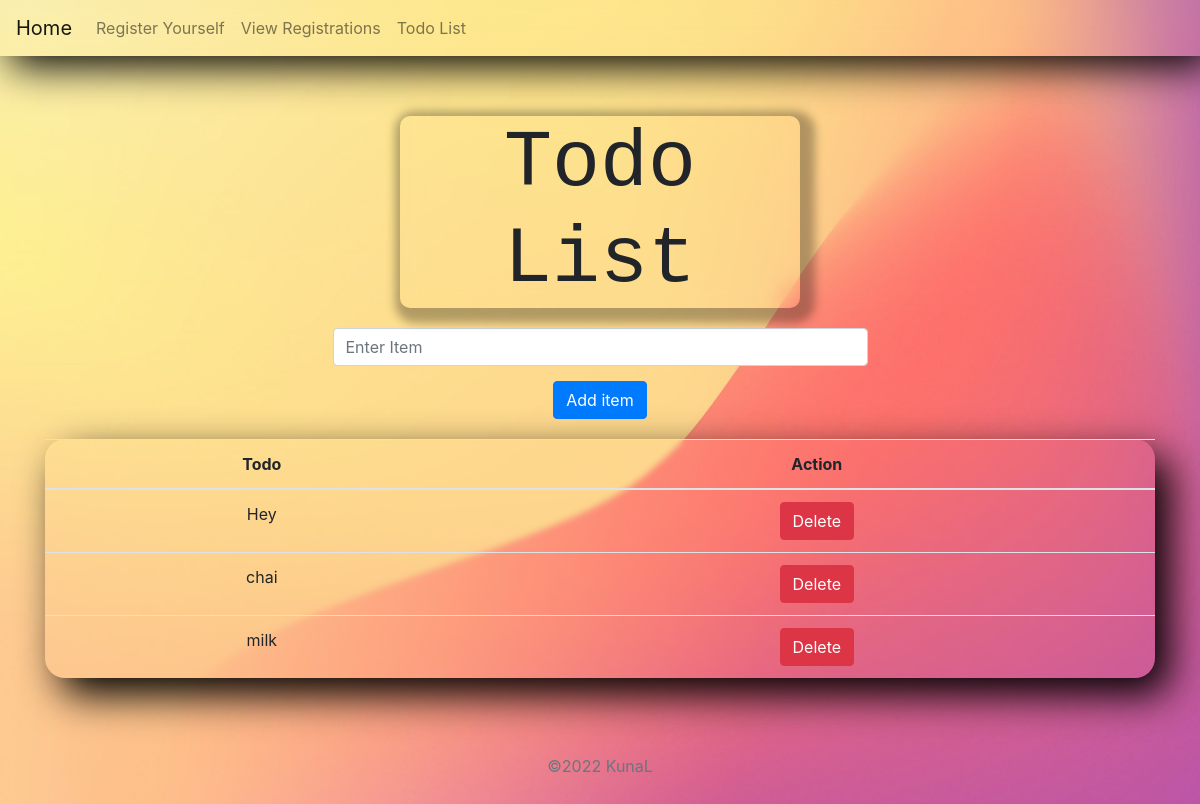
Screenshot of /todo with the database file from the repository.
### crud_app/models.py (models this page shows, shortened)
class Todo(models.Model):
    item = models.CharField(max_length=1000)

### crud_app/views.py (the view)
# urls.py: path('todo', views.TodoList, name ='Todo'),
def TodoList(request):
    if request.method == 'POST':
        data = request.POST['todo']
        s = Todo(item=data)
        s.save()
        return redirect('Todo')
    else:
        tododata = Todo.objects.all()
        return render(request,'todolist.html',{'data':tododata})

### templates/todolist.html (shortened to what this page needs)
{% extends 'base.html' %}
{% block content %}
{% load static %}
<section>
    <div class="container text-center">
        <h1 class="text-monospace">Todo List</h1>
        <form action="" method="post">
            <input type="text" name="todo" class="form-control" placeholder="Enter Item" required>
            <button type="submit" class="btn btn-primary">Add item</button>
        </form>
        <table class="table">
            <thead>
                <tr>
                    <th>Todo</th>
                    <th>Action</th>
                </tr>
            </thead>
            <tbody>
                {% for i in data %}
                <tr>
                    <td>{{i.item}}</td>
                    <td><a href="{% url 'deletetodo' i.id %}" class="btn btn-danger">Delete</a></td>
                </tr>
                {% endfor %}
            </tbody>
        </table>
    </div>
</section>
{% endblock %}

### rows the page displays
Todo: item "Hey"
Todo: item "chai"
Todo: item "milk"
